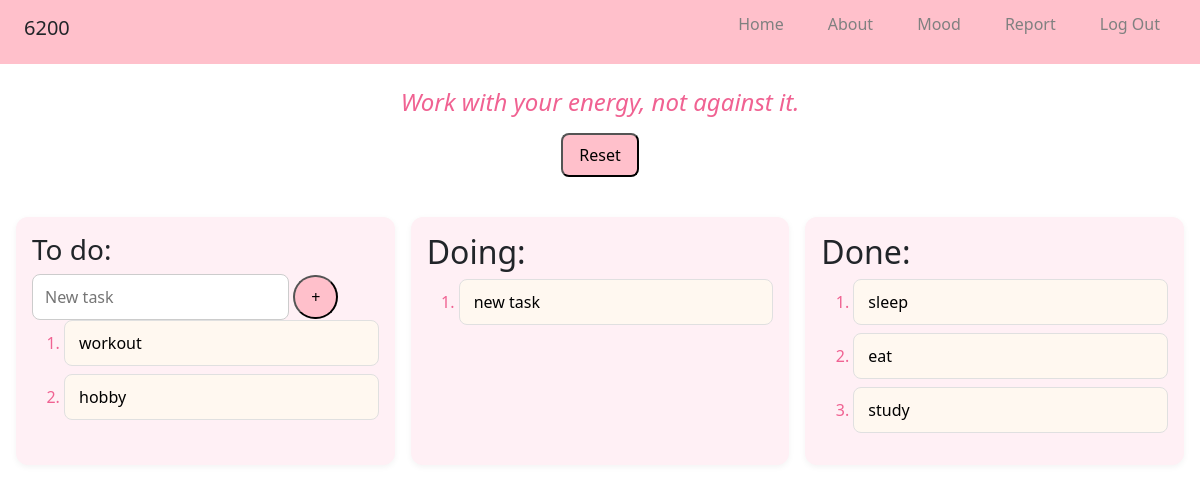
Page / (signed in) on the earlier database version.
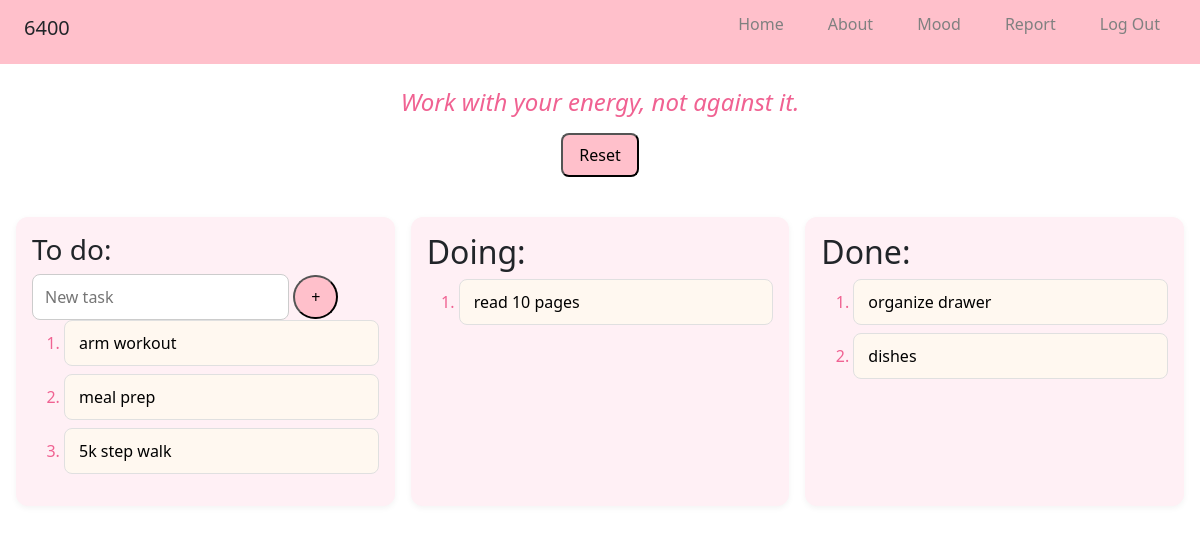
Same page on the later database version.
### tables this page shows
CREATE TABLE users
                (id INTEGER PRIMARY KEY AUTOINCREMENT,
                points INTEGER DEFAULT 0,
                username TEXT UNIQUE NOT NULL,
                password TEXT NOT NULL);

CREATE TABLE tasks
                (id INTEGER PRIMARY KEY AUTOINCREMENT,
                status TEXT NOT NULL,
                timestamp DATETIME DEFAULT CURRENT_TIMESTAMP,
                task TEXT NOT NULL,
                user_id INTEGER REFERENCES users(id));

### app.py (the view, shortened to what this page needs)
@app.route("/", methods=["GET", "POST"])
@login_required
def index():
    if request.method == "GET":
        conn = get_db()
        cursor = conn.cursor()
        cursor.execute("SELECT task FROM tasks WHERE status = 'to do' AND user_id = ?", (session["user_id"], ))
        tasks = cursor.fetchall()
        cursor.execute("SELECT task FROM tasks WHERE status = 'doing' AND user_id = ?", (session["user_id"], ))
        doing = cursor.fetchall()
        cursor.execute("SELECT task FROM tasks WHERE status = 'done' AND user_id = ?", (session["user_id"], ))
        done = cursor.fetchall()
        cursor.execute("SELECT quote FROM quotes ORDER BY RANDOM() LIMIT 1")
        quote = cursor.fetchone()[0]
        conn.commit()
        conn.close()
        return render_template("index.html", tasks=tasks, doing=doing, done=done, quote=quote )

### app.py (called while the page is built)
def login_required(f):
    @wraps(f)
    def wrapper(*args, **kwargs):
        if session.get("user_id") is None:
            return redirect("/login")
        return f(*args, **kwargs)
    return wrapper

def get_db():
    return sqlite3.connect('database.db')

def get_points():
    conn = get_db()
    cursor = conn.cursor()
    cursor.execute("SELECT points FROM users WHERE id = ?", (session["user_id"], ))
    row = cursor.fetchone()
    if row is None:
        return 0
    return row[0]

@app.context_processor
def inject_points():
    if "user_id" in session:
        points = get_points()
    else:
        points = 0
    return dict(points=points)

### templates/index.html (shortened to what this page needs)
{% extends "layout.html" %}
{% block main %}
<div id="quote">
     <h4> {{ quote }} </h4>
</div>
<form id="reset" action="/" method="post">
  <button name="reset" type="submit" value="1"> Reset </button>
</form>
<div id="tasks">
    <div>
      <h3> To do: </h3>
      <form action="/" method="post">
        <input autocomplete="off" autofocus type="text" name="task" placeholder="New task">
        <button type="submit" id="plus">+</button>
      </form>
      <form action="/" method="post">
        <ol id="to_do">
          {% for task in tasks %}
            <li>
              <button name="btn_to_do" value="{{ task[0] }}" class="task">
                {{ task[0] }}
              </button>
            </li>
          {% endfor %}
        </ol>
    </div>
    <div>
      <h2>Doing:</h2>
      <form action="/" method="post">
        <ol id="doing">
          {% for task in doing %}
            <li>
              <button name="btn_doing" value="{{ task[0] }}" class="task">
                {{ task[0] }}
              </button>
            </li>
          {% endfor %}
        </ol>
      </form>
    </div>
    <div>
      <h2>Done:</h2>
      <form action="/" method="post">
        <ol id="done">
          {% for task in done %}
            <li>
              <button name="btn_done" value="{{ task[0] }}" class="task">
                {{ task[0] }}
              </button>
            </li>
          {% endfor %}
        </ol>
      </form>
    </div>
</div>
{% endblock %}

### templates/layout.html (shortened to what this page needs)
<!DOCTYPE html>
<html lang="en">
<head>
  <link href="https://cdn.jsdelivr.net/npm/bootstrap@5.3.8/dist/css/bootstrap.min.css" rel="stylesheet">
  <link rel="stylesheet" href="{{ url_for('static', filename='style.css') }}">
</head>
<body>
  <header>
    <div>
      <h5> {{ points }} </h5>
    </div>
    <nav>
      <ul>
        <li><a href="/">Home</a></li>
        <li><a href="/about">About</a></li>
        <li><a href="/mood">Mood</a></li>
        <li><a href="/report">Report</a></li>
        <li><a href="/logout">Log Out</a></li>
      </ul>
    </nav>
  </header>
  <main>
    {% block main %}{% endblock %}
  </main>
</body>
</html>

### static/style.css (style rules this page uses)
#tasks { display: flex; justify-content: space-around; padding: 16px; gap: 16px; flex-wrap: wrap; }
header { display: flex; justify-content: space-between; align-items: center; padding: 12px 24px; background-color: pink; }
nav ul { list-style-type: none; display: flex; gap: 12px; }
nav a { text-decoration: none; color: grey; padding: 12px 16px; }
#quote { text-align: center; font-style: italic; margin: 24px 0 16px 0; font-size: 1.2rem; color: #f06292; }
#reset { display: flex; justify-content: center; margin-bottom: 24px; }
.task { display: block; width: 100%; text-align: left; padding: 10px 14px; margin-bottom: 8px; border-radius: 8px; border: 1px solid #e0e0e0; background-color: #fff8f0; cursor: pointer; outline: none; transition: background-color 0.2s, box-shadow 0.2s; }
#tasks > div { flex: 1; min-width: 250px; background-color: #fff0f5; padding: 16px; border-radius: 12px; box-shadow: 0 2px 6px rgba(0,0,0,0.05); }
#plus { outline: none; border-radius: 999px; padding: 8px 16px; cursor: pointer; background-color: pink; }
button { outline: none; border-radius: 8px; padding: 8px 16px; cursor: pointer; background-color: pink; }
input, textarea { padding: 10px 12px; border: 1px solid #ccc; border-radius: 8px; font-size: 16px; outline: none; transition: border-color 0.2s, box-shadow 0.2s; }
ol li { margin-bottom: 8px; }
ol li::marker { color: #f06292; }
a { color: #f06292; text-decoration: none; font-weight: 500; }

Differences in the rows shown:
removed tasks: task "workout", shown under "To do:"
removed tasks: task "hobby", shown under "To do:"
removed tasks: task "new task", shown under "Doing:"
removed tasks: task "sleep", shown under "Done:"
removed tasks: task "eat", shown under "Done:"
removed tasks: task "study", shown under "Done:"
changed users: points "6200" → "6400"
added tasks: task "arm workout", shown under "To do:"
added tasks: task "meal prep", shown under "To do:"
added tasks: task "5k step walk", shown under "To do:"
added tasks: task "read 10 pages", shown under "Doing:"
added tasks: task "organize drawer", shown under "Done:"
added tasks: task "dishes", shown under "Done:"
